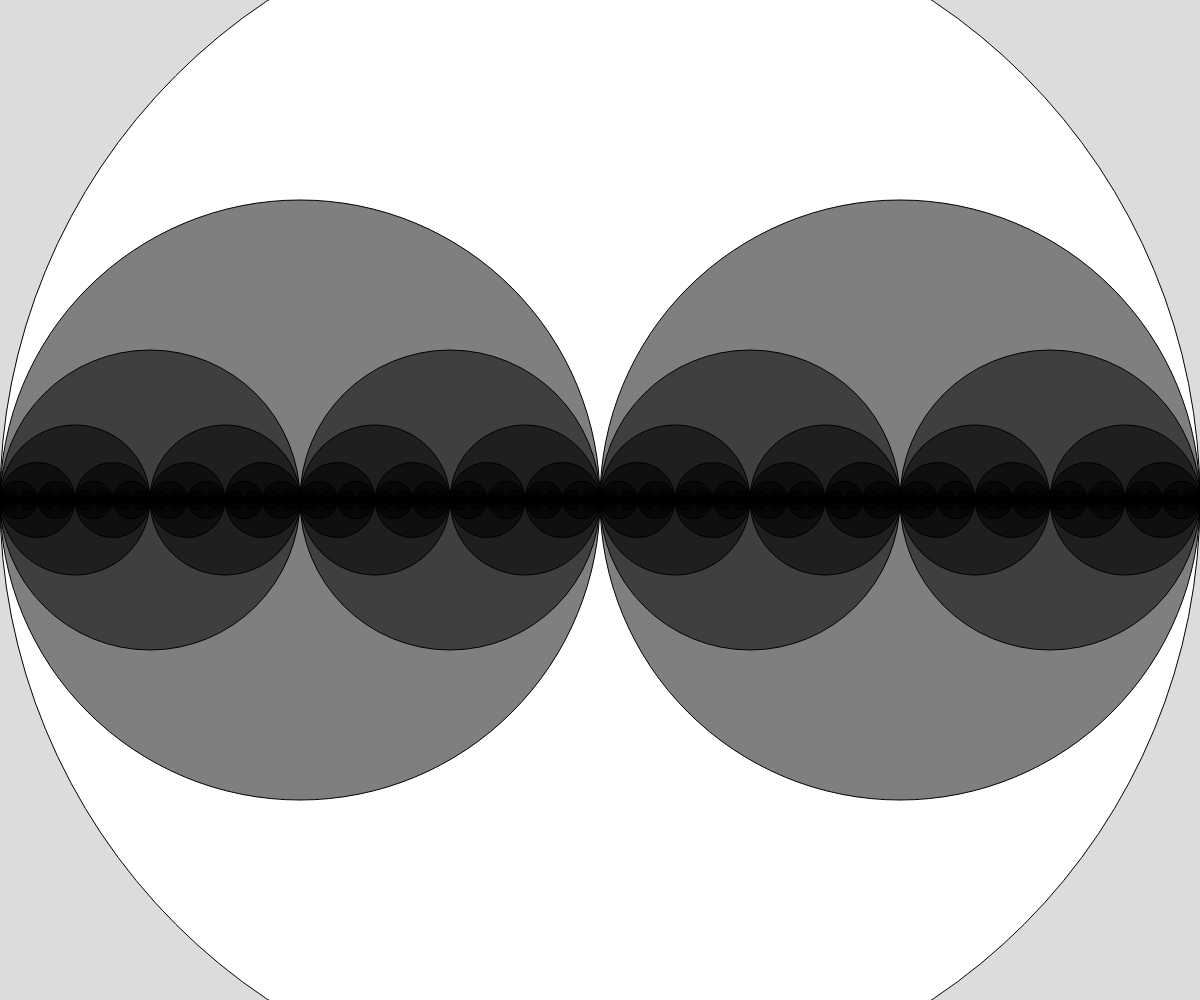
Frame 1 (no input)
Frame 60 (no input): identical to frame 1, image omitted
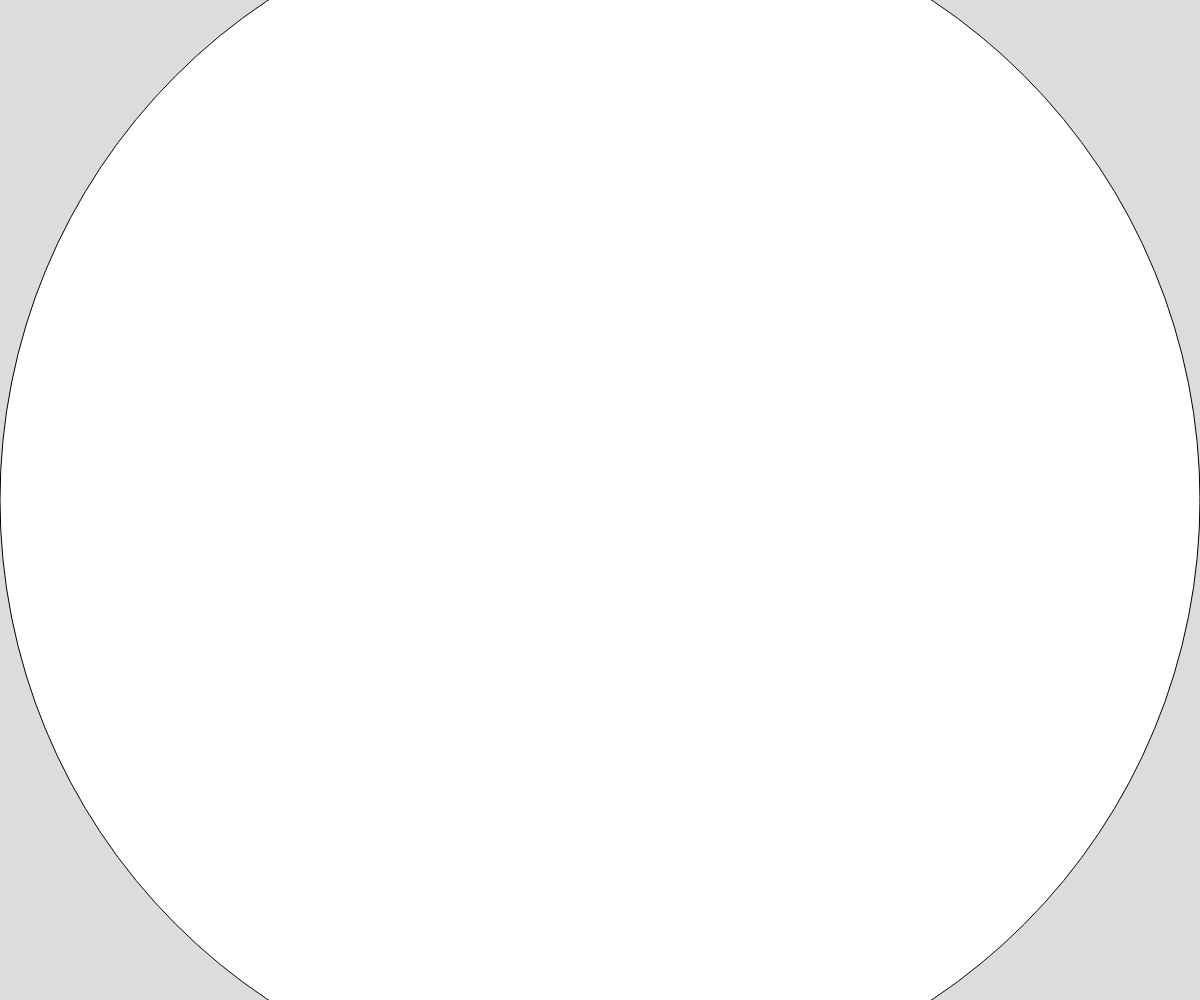
Frame 120 (the mouse pressed at the canvas centre since frame 60)

The p5.js sketch that drew these frames (run headless with seeded random() and noise() and a simulated clock; from frame 60 on, the mouse is pressed at the canvas centre):

// p5.js sketch
// ── sketch.js
// Recursion Circles Demo


function setup() {
  createCanvas(windowWidth, windowHeight);
}

function draw() {
  background(220);
  drawCircle(width/2,width/2);
}

function drawCircle(x,radius){
  let fillColor = map(radius, width/2, 50, 255, 20);
  fill(fillColor);  
  circle(x,height/2,radius*2);

  if (radius > mouseX+1){
    drawCircle(x+radius/2,radius/2);
    drawCircle(x-radius/2,radius/2);
  }
}
